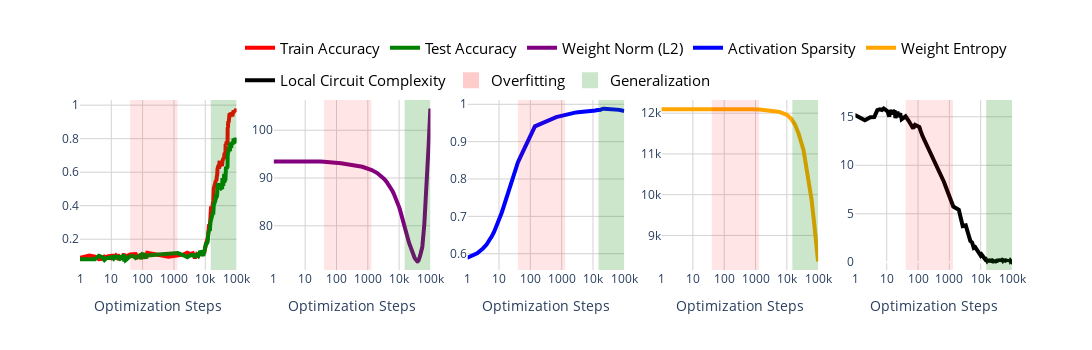

The cell this chart's notebook holds for it:
### Code cell
for i in range(config['optimization_steps']):
    if save_models and steps in saving_steps:
        torch.save(model.state_dict(), checkpoints_path + f"mnist_model_{steps}.pt")
    if (steps < 30) or (steps < 150 and steps % 10 == 0) or steps % config['log_freq'] == 0:
        log = logger(log, steps, model, train_x, train_y, test_x, test_y, config)
        clear_output(wait=True)
        dynamic_plot_v2(config, log).show()
        log['classwise_accuracies'].append(classwise_accuracy(model, train_x, train_y))

    optimizer.zero_grad()
    logits = model(train_x)
    loss = config['loss_function']()(logits, one_hots[train_y])
    # loss -= 0.00000000018 * torch.sum(torch.pow(model.layers[0].weight, 2))
    # loss -= 0.00000000018 * torch.sum(torch.pow(model.layers[2].weight, 2))
    # loss -= 0.00000000018 * torch.sum(torch.pow(model.layers[4].weight, 2))
    # curr_entropy = smooth_entropy(model, train_x, 2)
    # loss += 0.000000001 * curr_entropy
    # curr_sparsity = smooth_sparsity(model, train_x, 2, 0.3)
    # loss -= 0.0001 * curr_sparsity
    loss.backward()
    optimizer.step()
    steps += 1

### Figure 1 — Plotly figure (JSON) as saved in the notebook; plotly's stock layout.template omitted (floating-point values rounded to 4 significant figures; data arrays with more than 128 entries replaced by an {"elided": "..."} marker saying what was removed)
{"data": [{"line": {"color": "red", "smoothing": 0.8, "width": 4}, "mode": "lines", "name": "Train Accuracy", "opacity": 1, "type": "scatter", "x": {"elided": "191 int values"}, "xaxis": "x", "y": {"elided": "191 float values"}, "yaxis": "y"}, {"line": {"color": "green", "smoothing": 0.8, "width": 4}, "mode": "lines", "name": "Test Accuracy", "opacity": 1, "type": "scatter", "x": {"elided": "191 int values"}, "xaxis": "x", "y": {"elided": "191 float values"}, "yaxis": "y"}, {"line": {"color": "purple", "smoothing": 0.8, "width": 4}, "mode": "lines", "name": "Weight Norm (L2)", "opacity": 1, "type": "scatter", "x": {"elided": "191 int values"}, "xaxis": "x2", "y": {"elided": "191 float values"}, "yaxis": "y2"}, {"line": {"color": "blue", "smoothing": 0.8, "width": 4}, "mode": "lines", "name": "Activation Sparsity", "opacity": 1, "type": "scatter", "x": {"elided": "191 int values"}, "xaxis": "x3", "y": {"elided": "191 float values"}, "yaxis": "y3"}, {"line": {"color": "orange", "smoothing": 0.8, "width": 4}, "mode": "lines", "name": "Weight Entropy", "opacity": 1, "type": "scatter", "x": {"elided": "191 int values"}, "xaxis": "x4", "y": {"elided": "191 float values"}, "yaxis": "y4"}, {"line": {"color": "black", "smoothing": 0.8, "width": 4}, "mode": "lines", "name": "Local Circuit Complexity", "opacity": 1, "type": "scatter", "x": {"elided": "191 int values"}, "xaxis": "x5", "y": {"elided": "191 float values"}, "yaxis": "y5"}, {"legendgroup": "Overfitting", "marker": {"color": "red", "opacity": 0.1, "size": 20, "symbol": "square"}, "mode": "markers", "name": "Overfitting", "showlegend": true, "type": "scatter", "x": [null], "y": [null]}, {"legendgroup": "Generalization", "marker": {"color": "green", "opacity": 0.2, "size": 20, "symbol": "square"}, "mode": "markers", "name": "Generalization", "showlegend": true, "type": "scatter", "x": [null], "y": [null]}], "layout": {"autosize": false, "height": 350, "legend": {"font": {"color": "black", "size": 15}, "orientation": "h", "title": {"font": {"color": "blue", "size": 20}}, "x": 1, "xanchor": "right", "y": 1.02, "yanchor": "bottom"}, "plot_bgcolor": "rgba(255, 255, 255, 1)", "shapes": [{"fillcolor": "red", "line": {"width": 0}, "opacity": 0.1, "type": "rect", "x0": 40, "x1": 1300, "xref": "x", "y0": 0, "y1": 1, "yref": "y domain"}, {"fillcolor": "red", "line": {"width": 0}, "opacity": 0.1, "type": "rect", "x0": 40, "x1": 1300, "xref": "x2", "y0": 0, "y1": 1, "yref": "y2 domain"}, {"fillcolor": "red", "line": {"width": 0}, "opacity": 0.1, "type": "rect", "x0": 40, "x1": 1300, "xref": "x3", "y0": 0, "y1": 1, "yref": "y3 domain"}, {"fillcolor": "red", "line": {"width": 0}, "opacity": 0.1, "type": "rect", "x0": 40, "x1": 1300, "xref": "x4", "y0": 0, "y1": 1, "yref": "y4 domain"}, {"fillcolor": "red", "line": {"width": 0}, "opacity": 0.1, "type": "rect", "x0": 40, "x1": 1300, "xref": "x5", "y0": 0, "y1": 1, "yref": "y5 domain"}, {"fillcolor": "green", "line": {"width": 0}, "opacity": 0.2, "type": "rect", "x0": 15000, "x1": 100000, "xref": "x", "y0": 0, "y1": 1, "yref": "y domain"}, {"fillcolor": "green", "line": {"width": 0}, "opacity": 0.2, "type": "rect", "x0": 15000, "x1": 100000, "xref": "x2", "y0": 0, "y1": 1, "yref": "y2 domain"}, {"fillcolor": "green", "line": {"width": 0}, "opacity": 0.2, "type": "rect", "x0": 15000, "x1": 100000, "xref": "x3", "y0": 0, "y1": 1, "yref": "y3 domain"}, {"fillcolor": "green", "line": {"width": 0}, "opacity": 0.2, "type": "rect", "x0": 15000, "x1": 100000, "xref": "x4", "y0": 0, "y1": 1, "yref": "y4 domain"}, {"fillcolor": "green", "line": {"width": 0}, "opacity": 0.2, "type": "rect", "x0": 15000, "x1": 100000, "xref": "x5", "y0": 0, "y1": 1, "yref": "y5 domain"}], "width": 1250, "xaxis": {"anchor": "y", "domain": [0, 0.168], "gridcolor": "LightGray", "gridwidth": 1, "showgrid": true, "title": {"text": "Optimization Steps"}, "type": "log"}, "xaxis2": {"anchor": "y2", "domain": [0.208, 0.376], "gridcolor": "LightGray", "gridwidth": 1, "showgrid": true, "title": {"text": "Optimization Steps"}, "type": "log"}, "xaxis3": {"anchor": "y3", "domain": [0.416, 0.584], "gridcolor": "LightGray", "gridwidth": 1, "showgrid": true, "title": {"text": "Optimization Steps"}, "type": "log"}, "xaxis4": {"anchor": "y4", "domain": [0.624, 0.792], "gridcolor": "LightGray", "gridwidth": 1, "showgrid": true, "title": {"text": "Optimization Steps"}, "type": "log"}, "xaxis5": {"anchor": "y5", "domain": [0.832, 1], "gridcolor": "LightGray", "gridwidth": 1, "showgrid": true, "title": {"text": "Optimization Steps"}, "type": "log"}, "yaxis": {"anchor": "x", "domain": [0, 1], "gridcolor": "LightGray", "gridwidth": 1, "showgrid": true}, "yaxis2": {"anchor": "x2", "domain": [0, 1], "gridcolor": "LightGray", "gridwidth": 1, "showgrid": true}, "yaxis3": {"anchor": "x3", "domain": [0, 1], "gridcolor": "LightGray", "gridwidth": 1, "showgrid": true}, "yaxis4": {"anchor": "x4", "domain": [0, 1], "gridcolor": "LightGray", "gridwidth": 1, "showgrid": true}, "yaxis5": {"anchor": "x5", "domain": [0, 1], "gridcolor": "LightGray", "gridwidth": 1, "showgrid": true}}}
